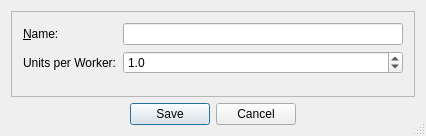
<?xml version="1.0" encoding="UTF-8"?>
<ui version="4.0">
 <class>WorkDialogClass</class>
 <widget class="QDialog" name="WorkDialogClass">
  <property name="geometry">
   <rect>
    <x>0</x>
    <y>0</y>
    <width>426</width>
    <height>136</height>
   </rect>
  </property>
  <property name="windowTitle">
   <string>Add Worker</string>
  </property>
  <property name="windowIcon">
   <iconset resource="res/res.qrc">
    <normaloff>:/pic/worker.png</normaloff>:/pic/worker.png</iconset>
  </property>
  <property name="sizeGripEnabled">
   <bool>true</bool>
  </property>
  <layout class="QVBoxLayout" name="verticalLayout">
   <item>
    <widget class="QFrame" name="frame">
     <property name="frameShape">
      <enum>QFrame::StyledPanel</enum>
     </property>
     <property name="frameShadow">
      <enum>QFrame::Plain</enum>
     </property>
     <layout class="QFormLayout" name="formLayout">
      <property name="fieldGrowthPolicy">
       <enum>QFormLayout::AllNonFixedFieldsGrow</enum>
      </property>
      <item row="0" column="0">
       <widget class="QLabel" name="label">
        <property name="text">
         <string>&amp;Name:</string>
        </property>
        <property name="buddy">
         <cstring>lineEditName</cstring>
        </property>
       </widget>
      </item>
      <item row="0" column="1">
       <widget class="QLineEdit" name="lineEditName"/>
      </item>
      <item row="1" column="0">
       <widget class="QLabel" name="label_2">
        <property name="text">
         <string>Units per Worker:</string>
        </property>
        <property name="buddy">
         <cstring>doubleSpinBox</cstring>
        </property>
       </widget>
      </item>
      <item row="1" column="1">
       <widget class="QDoubleSpinBox" name="doubleSpinBox">
        <property name="decimals">
         <number>1</number>
        </property>
        <property name="minimum">
         <double>0.100000000000000</double>
        </property>
        <property name="maximum">
         <double>2.000000000000000</double>
        </property>
        <property name="singleStep">
         <double>0.500000000000000</double>
        </property>
        <property name="value">
         <double>1.000000000000000</double>
        </property>
       </widget>
      </item>
     </layout>
    </widget>
   </item>
   <item>
    <widget class="QDialogButtonBox" name="buttonBox">
     <property name="standardButtons">
      <set>QDialogButtonBox::Cancel|QDialogButtonBox::Save</set>
     </property>
     <property name="centerButtons">
      <bool>true</bool>
     </property>
    </widget>
   </item>
  </layout>
 </widget>
 <layoutdefault spacing="6" margin="11"/>
 <resources>
  <include location="res/res.qrc"/>
 </resources>
 <connections>
  <connection>
   <sender>buttonBox</sender>
   <signal>accepted()</signal>
   <receiver>WorkDialogClass</receiver>
   <slot>accept()</slot>
   <hints>
    <hint type="sourcelabel">
     <x>152</x>
     <y>270</y>
    </hint>
    <hint type="destinationlabel">
     <x>55</x>
     <y>268</y>
    </hint>
   </hints>
  </connection>
  <connection>
   <sender>buttonBox</sender>
   <signal>rejected()</signal>
   <receiver>WorkDialogClass</receiver>
   <slot>reject()</slot>
   <hints>
    <hint type="sourcelabel">
     <x>252</x>
     <y>274</y>
    </hint>
    <hint type="destinationlabel">
     <x>339</x>
     <y>268</y>
    </hint>
   </hints>
  </connection>
 </connections>
</ui>
